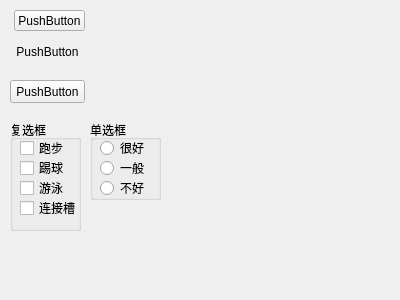
<?xml version="1.0" encoding="UTF-8"?>
<ui version="4.0">
 <class>MyWidget</class>
 <widget class="QWidget" name="MyWidget">
  <property name="geometry">
   <rect>
    <x>0</x>
    <y>0</y>
    <width>400</width>
    <height>300</height>
   </rect>
  </property>
  <property name="windowTitle">
   <string>MyWidget</string>
  </property>
  <widget class="QPushButton" name="pushBtn1">
   <property name="geometry">
    <rect>
     <x>14</x>
     <y>10</y>
     <width>71</width>
     <height>21</height>
    </rect>
   </property>
   <property name="text">
    <string>PushButton</string>
   </property>
   <property name="icon">
    <iconset>
     <normaloff>E:/logo.png</normaloff>E:/logo.png</iconset>
   </property>
   <property name="iconSize">
    <size>
     <width>18</width>
     <height>27</height>
    </size>
   </property>
   <property name="checkable">
    <bool>true</bool>
   </property>
  </widget>
  <widget class="QPushButton" name="pushBtn2">
   <property name="geometry">
    <rect>
     <x>10</x>
     <y>40</y>
     <width>75</width>
     <height>23</height>
    </rect>
   </property>
   <property name="text">
    <string>PushButton</string>
   </property>
   <property name="flat">
    <bool>true</bool>
   </property>
  </widget>
  <widget class="QPushButton" name="pushBtn3">
   <property name="geometry">
    <rect>
     <x>10</x>
     <y>80</y>
     <width>75</width>
     <height>23</height>
    </rect>
   </property>
   <property name="text">
    <string>PushButton</string>
   </property>
  </widget>
  <widget class="QGroupBox" name="groupBox_1">
   <property name="geometry">
    <rect>
     <x>10</x>
     <y>120</y>
     <width>71</width>
     <height>111</height>
    </rect>
   </property>
   <property name="title">
    <string>复选框</string>
   </property>
   <widget class="QCheckBox" name="checkBox_3">
    <property name="geometry">
     <rect>
      <x>10</x>
      <y>60</y>
      <width>71</width>
      <height>16</height>
     </rect>
    </property>
    <property name="text">
     <string>游泳</string>
    </property>
    <property name="tristate">
     <bool>true</bool>
    </property>
   </widget>
   <widget class="QCheckBox" name="checkBox_2">
    <property name="geometry">
     <rect>
      <x>10</x>
      <y>40</y>
      <width>71</width>
      <height>16</height>
     </rect>
    </property>
    <property name="text">
     <string>踢球</string>
    </property>
    <property name="tristate">
     <bool>true</bool>
    </property>
   </widget>
   <widget class="QCheckBox" name="checkBox">
    <property name="geometry">
     <rect>
      <x>10</x>
      <y>20</y>
      <width>71</width>
      <height>16</height>
     </rect>
    </property>
    <property name="text">
     <string>跑步</string>
    </property>
    <property name="tristate">
     <bool>true</bool>
    </property>
   </widget>
   <widget class="QCheckBox" name="checkBox_4">
    <property name="geometry">
     <rect>
      <x>10</x>
      <y>80</y>
      <width>71</width>
      <height>16</height>
     </rect>
    </property>
    <property name="text">
     <string>连接槽</string>
    </property>
   </widget>
  </widget>
  <widget class="QGroupBox" name="groupBox_2">
   <property name="geometry">
    <rect>
     <x>90</x>
     <y>120</y>
     <width>71</width>
     <height>80</height>
    </rect>
   </property>
   <property name="title">
    <string>单选框</string>
   </property>
   <widget class="QRadioButton" name="radioButton">
    <property name="geometry">
     <rect>
      <x>10</x>
      <y>20</y>
      <width>89</width>
      <height>16</height>
     </rect>
    </property>
    <property name="text">
     <string>很好</string>
    </property>
   </widget>
   <widget class="QRadioButton" name="radioButton_2">
    <property name="geometry">
     <rect>
      <x>10</x>
      <y>40</y>
      <width>89</width>
      <height>16</height>
     </rect>
    </property>
    <property name="text">
     <string>一般</string>
    </property>
   </widget>
   <widget class="QRadioButton" name="radioButton_3">
    <property name="geometry">
     <rect>
      <x>10</x>
      <y>60</y>
      <width>89</width>
      <height>16</height>
     </rect>
    </property>
    <property name="text">
     <string>不好</string>
    </property>
   </widget>
  </widget>
 </widget>
 <layoutdefault spacing="6" margin="11"/>
 <resources/>
 <connections/>
</ui>
